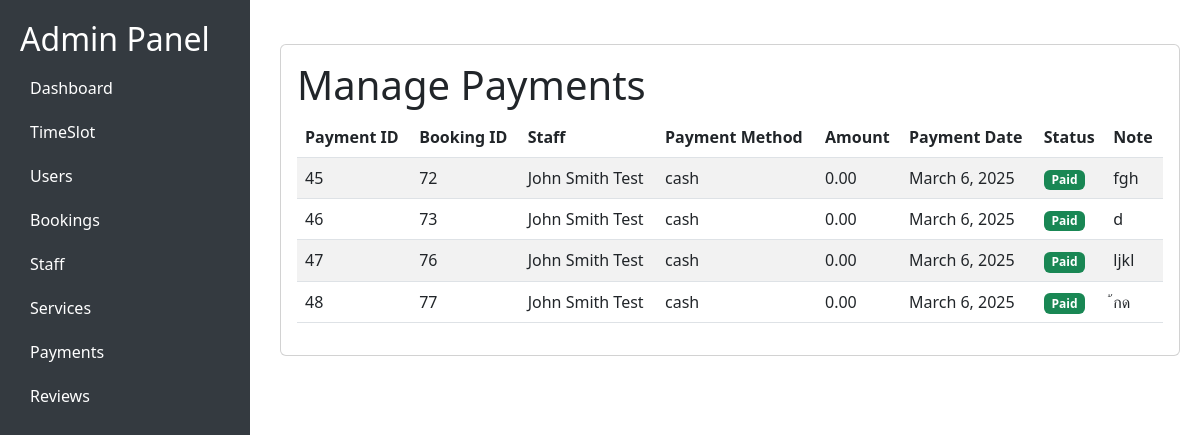
The app's page /admin-payments/ with its own data.
### serviceApp/models.py (models this page shows, shortened)
class Payment(models.Model):
    payment_id = models.AutoField(primary_key=True)
    staff = models.ForeignKey(Staff, null=True, blank=True, on_delete=models.SET_NULL)
    payment_date = models.DateField(null=True, blank=True, default=datetime.date(1970, 1, 1))
    amount = models.DecimalField(max_digits=10, decimal_places=2)
    payment_method = models.CharField(
        max_length=10,
        choices=[('Cash', 'Cash'), ('Transfer', 'Transfer')],
        default='Transfer'
    )
    status = models.CharField(max_length=10, choices=[('Pending', 'Pending'), ('Paid', 'Paid')], default='Pending')
    note = models.TextField(null=True, blank=True)
    payment_proof = models.ImageField(upload_to='payment_proofs/', null=True, blank=True)

class Booking(models.Model):
    booking_id = models.AutoField(primary_key=True)
    customer = models.ForeignKey('loginApp.Customer', null=True, blank=True, on_delete=models.SET_NULL)
    temp_customer = models.ForeignKey(TemporaryCustomer, null=True, blank=True, on_delete=models.SET_NULL)
    slot = models.ForeignKey(TimeSlot, null=True, blank=True, on_delete=models.SET_NULL)
    service = models.ForeignKey(Service, null=True, blank=True, on_delete=models.SET_NULL)
    review = models.ForeignKey(Review, null=True, blank=True, on_delete=models.SET_NULL)
    staff = models.ForeignKey(Staff, null=True, blank=True, on_delete=models.SET_NULL)
    payment = models.ForeignKey(Payment, null=True, blank=True, on_delete=models.SET_NULL, related_name="booking")
    booking_date = models.DateField()
    status = models.CharField(max_length=10, choices=[('Pending', 'Pending'), ('Confirmed', 'Confirmed'), ('Cancelled', 'Cancelled')], default='Pending')
    walk_in = models.BooleanField(default=False)
    commission_amount = models.DecimalField(max_digits=10, decimal_places=2, default=0.00)
    start_time = models.TimeField(null=True, blank=True)
    end_time = models.TimeField(null=True, blank=True)

class Staff(models.Model):
    staff_id = models.AutoField(primary_key=True)
    name = models.CharField(max_length=100)
    speciality = models.CharField(max_length=100)
    role = models.CharField(max_length=100)
    commission_rate = models.DecimalField(max_digits=5, decimal_places=2)
    phone = models.CharField(max_length=15)
    birthdate = models.DateField(null=True, blank=True, default="1970-01-01")
    status = models.CharField(max_length=50, default="Available")
    def __str__(self):
        return self.name

### serviceApp/views.py (the view)
# urls.py: path('admin-payments/',views.admin_payments, name='admin-payments'),
def admin_payments(request):
    payments = Payment.objects.all()
    return render(request, 'admin-payments.html', {'payments': payments})

### serviceApp/templates/admin-payments.html (shortened to what this page needs)
<!DOCTYPE html>
<html lang="en">
<head>
    <link href="https://cdn.jsdelivr.net/npm/bootstrap@5.3.0/dist/css/bootstrap.min.css" rel="stylesheet">
</head>
<body>
    <div class="sidebar">
        <h2>Admin Panel</h2>
        <a href="/ad">Dashboard</a>
        <a href="/admin-timeslot">TimeSlot</a>
        <a href="/admin-users"> Users</a>
        <a href="/admin-bookings"> Bookings</a>
        <a href="/admin-employees"> Staff</a>
        <a href="/admin-services"> Services</a>
        <a href="/admin-payments">Payments</a>
        <a href="/admin-reviews">Reviews</a>
    </div>
    <div class="content">
    <div class="card mt-4 p-3">
        <h1>Manage Payments</h1>
        <table class="table table-striped">
            <thead>
                <tr>
                    <th>Payment ID</th>
                    <th>Booking ID</th>
                    <th>Staff</th>
                    <th>Payment Method</th>
                    <th>Amount</th>
                    <th>Payment Date</th>
                    <th>Status</th>
                    <th>Note</th>
                </tr>
            </thead>
            <tbody>
                {% for payment in payments %}
                <tr>
                    <td>{{ payment.payment_id }}</td>
                    <td>{{ payment.booking.first.booking_id }}</td>
                    <td>{{ payment.staff }}</td>
                    <td>{{ payment.payment_method }}</td>
                    <td>{{ payment.amount }}</td>
                    <td>{{ payment.payment_date }}</td>
                    <td>
                        <span class="badge
                            {% if payment.status == 'Paid' %}bg-success
                            {% elif payment.status == 'Pending' %}bg-warning text-dark
                            {% else %}bg-danger{% endif %}" id="status-{{ payment.id }}">
                            {{ payment.status }}
                        </span>
                    </td>
                    <td>{{ payment.note }}</td>
                </tr>
                {% empty %}
                <tr>
                    <td colspan="5" class="text-center">No payments found.</td>
                </tr>
                {% endfor %}
            </tbody>
        </table>
    </div>
</div>
</body>
</html>

### serviceApp/templates/admin-payments.html (style rules this page uses)
body { display: flex; }
.sidebar { width: 250px; height: 100vh; background: #343a40; padding: 20px; color: white; position: fixed; }
.content { margin-left: 260px; padding: 20px; width: 100%; }
.sidebar a { color: white; display: block; padding: 10px; text-decoration: none; }

### records on screen
Payment: payment_id "45", booking.first.booking_id "72", staff "John Smith Test", payment_method "cash", amount "0.00", payment_date "March 6, 2025", status "Paid", note "fgh"
Payment: payment_id "46", booking.first.booking_id "73", staff "John Smith Test", payment_method "cash", amount "0.00", payment_date "March 6, 2025", status "Paid", note "d"
Payment: payment_id "47", booking.first.booking_id "76", staff "John Smith Test", payment_method "cash", amount "0.00", payment_date "March 6, 2025", status "Paid", note "ljkl"
Payment: payment_id "48", booking.first.booking_id "77", staff "John Smith Test", payment_method "cash", amount "0.00", payment_date "March 6, 2025", status "Paid", note "้กด"
